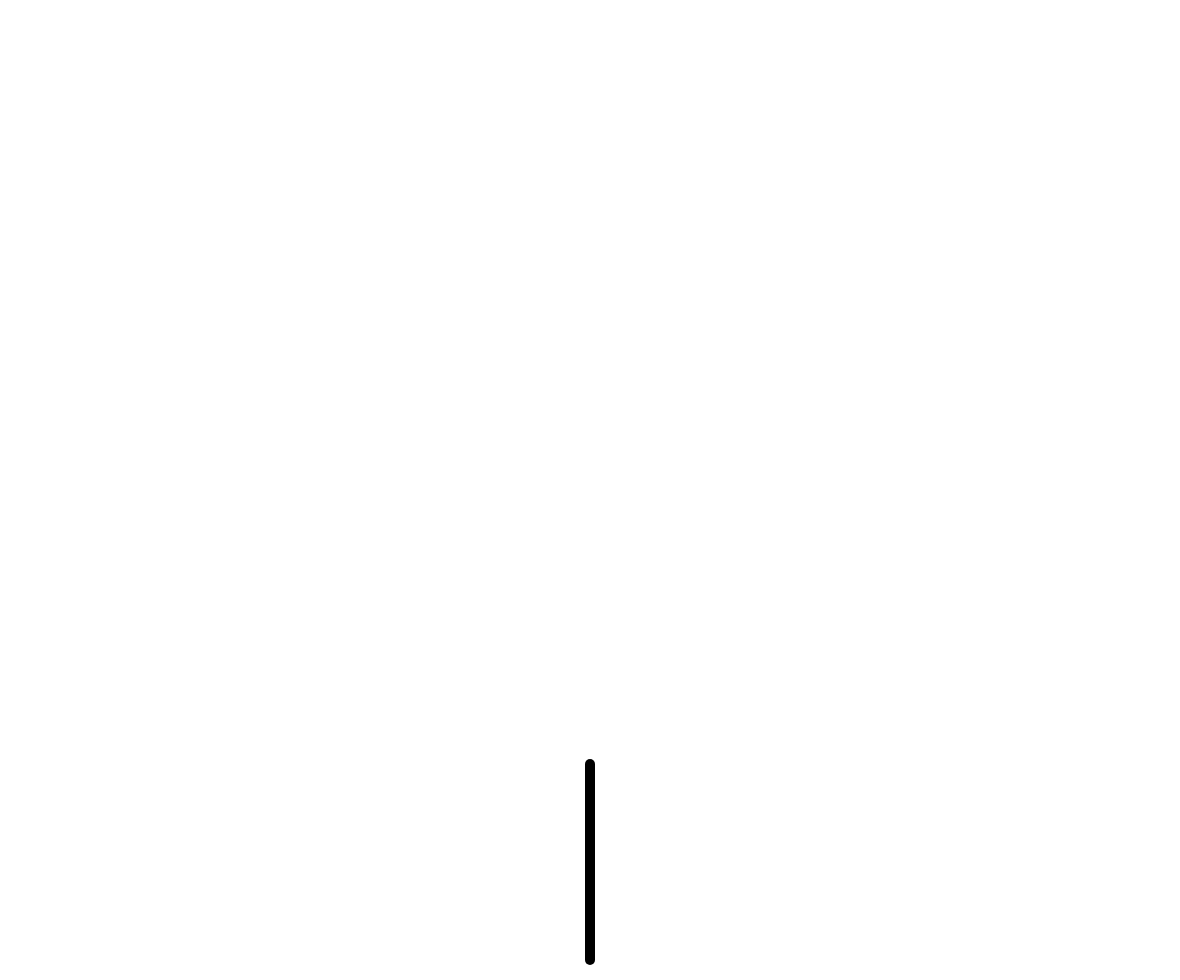
Frame 1 (no input)
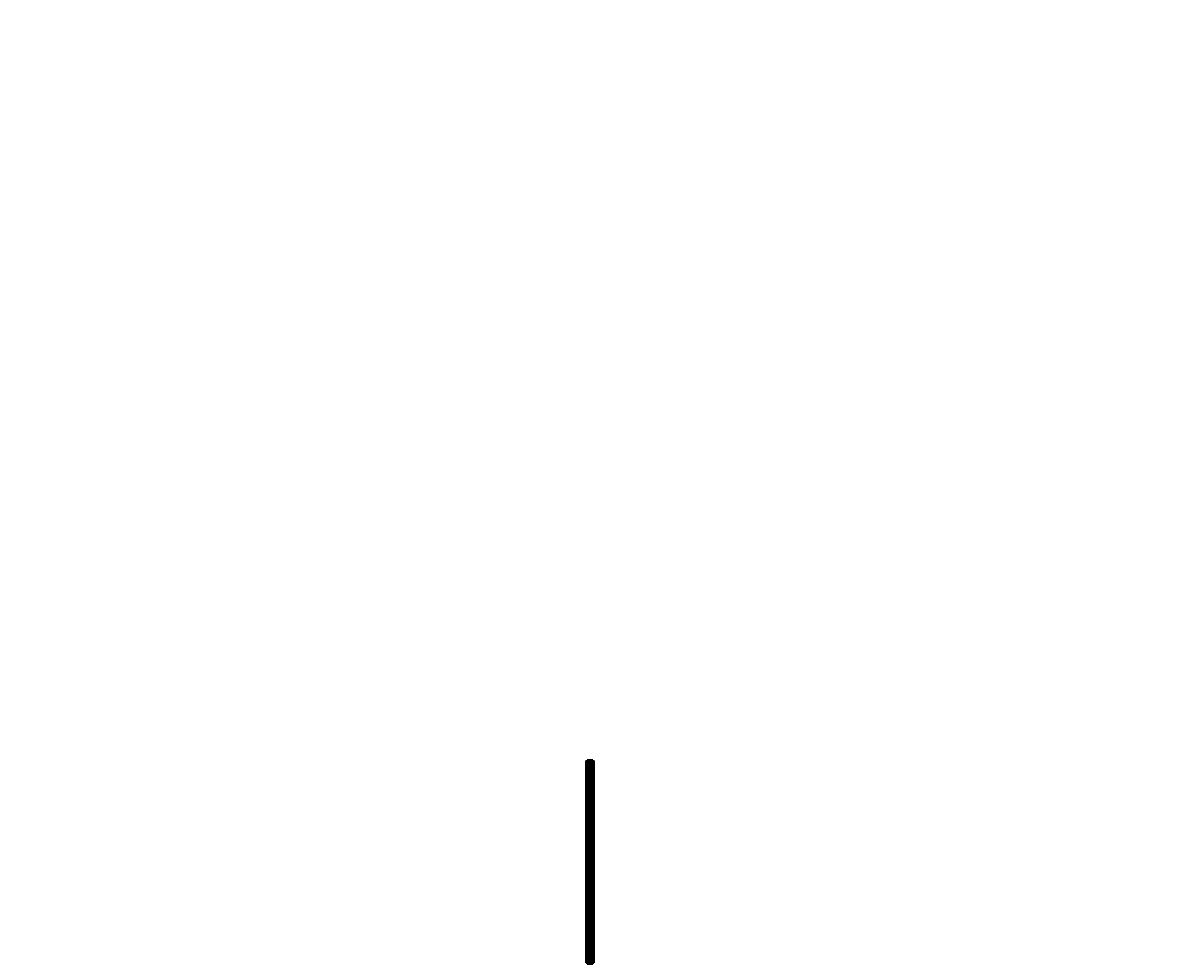
Frame 60 (no input)
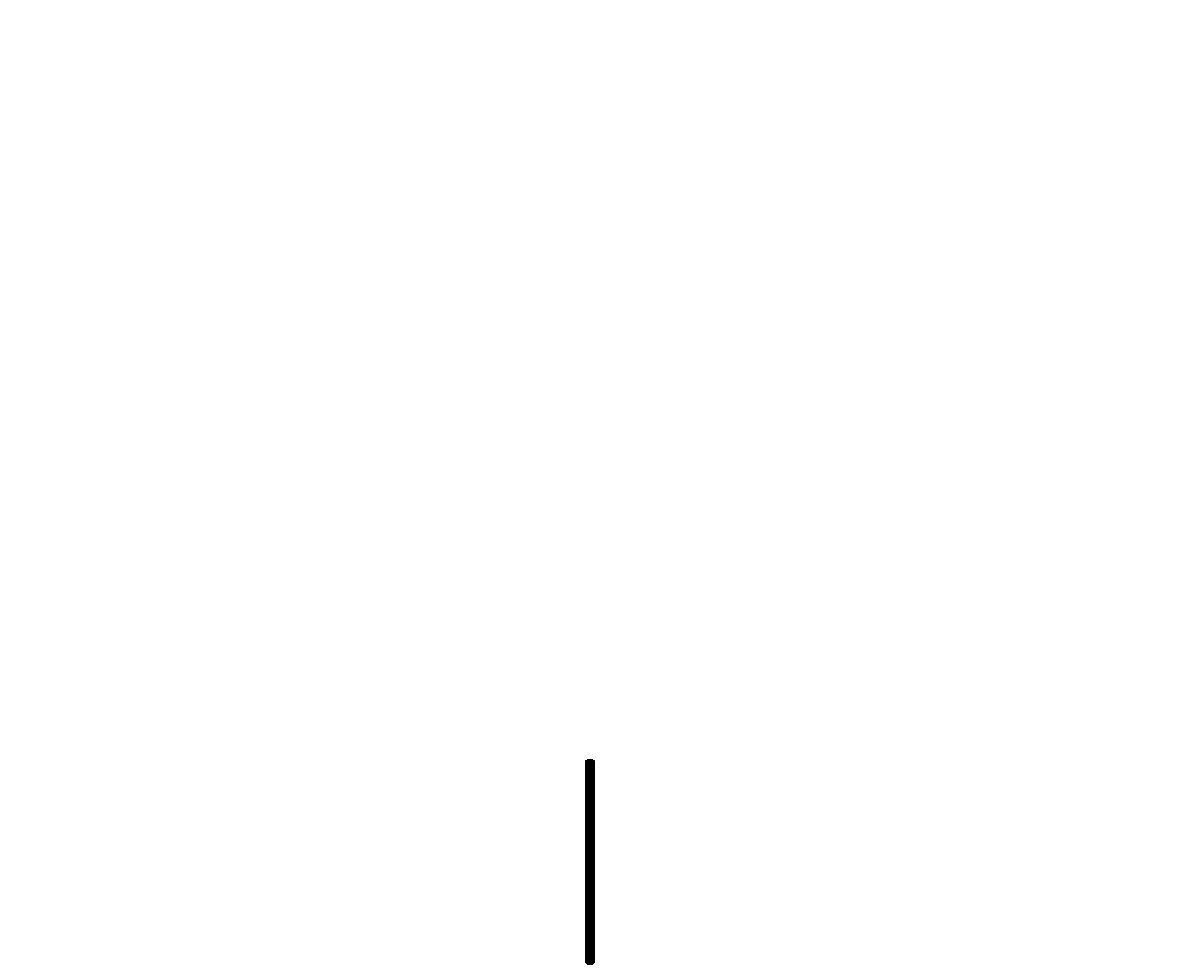
Frame 120 (the mouse pressed at the canvas centre since frame 60)

The p5.js sketch that drew these frames (run headless with seeded random() and noise() and a simulated clock; from frame 60 on, the mouse is pressed at the canvas centre):

// p5.js sketch
// ── sketch.js
class Tree {
  constructor() {}

  branch(depth = 0){ 
    if (depth < 10) {
      line(0, 0, 0, -height/5); // trunk
      // { 
      //   translate(0, -height/10); // move the space upwards
      //   rotate(random(-0.05, 0.05));  // random wiggle
  
      //   if (random(1.0) < 0.6) { // branching   
      //     rotate(0.3); // rotate to the right
      //     scale(0.8); // scale down
          
      //     push(); // now save the transform state
      //     branch(depth + 1); // start a new branch!
      //     pop(); // go back to saved state
          
      //     rotate(-0.6); // rotate back to the left 
          
      //     push(); // save state
      //     branch(depth + 1);   // start a second new branch 
      //     pop(); // back to saved state        
      //   } else { // no branch - continue at the same depth  
      //     branch(depth);
      //   }
      // }
    }
  }
}

let tree;

function setup() {
  createCanvas(windowWidth-20, windowHeight-20);
  background(255);
  tree = new Tree();
}

function draw() {
  strokeWeight(10);
  translate(width/2, height-20);
  tree.branch();
}
